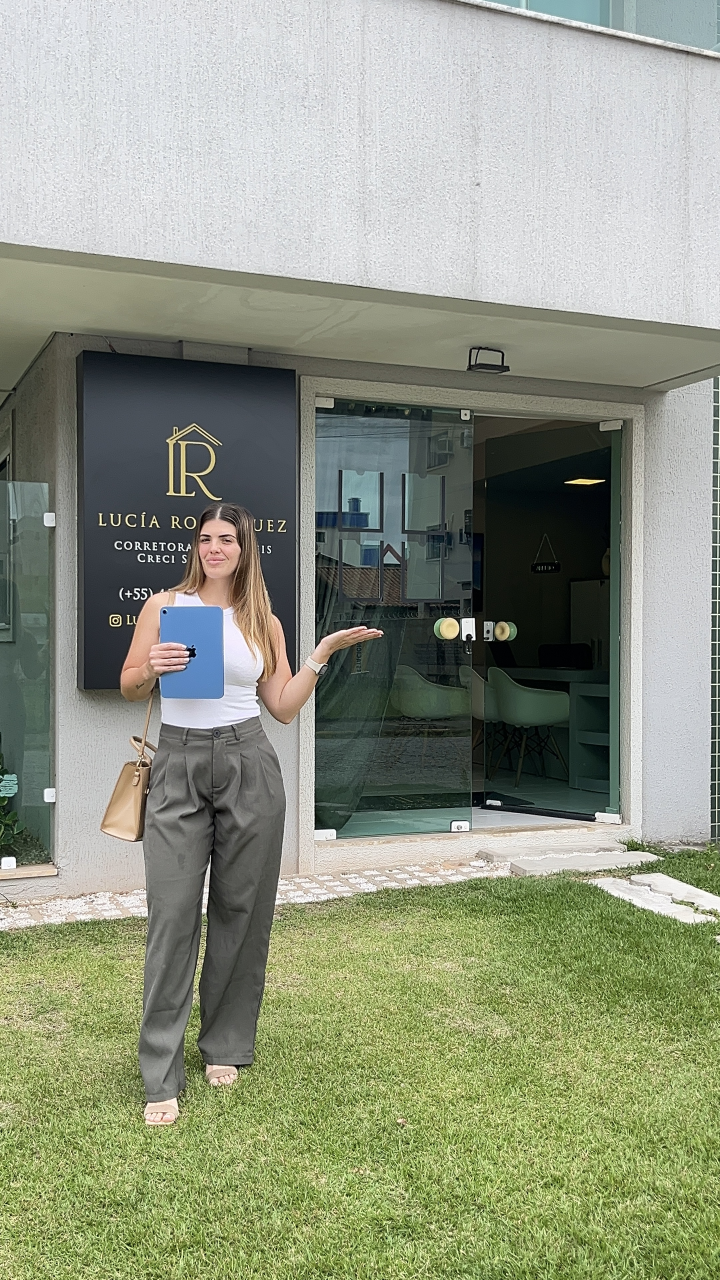
#> input picture LUCIA IA.jpg, 2160 x 3840 px, given in place of f_0005.jpg, which was not available (shown at 1/3 size)
$ python fondo.py 5 5
#> lines starting #> are read from the running program, lines starting #| are printed output that depends on the picture; pictures that were not available may be replaced by others from this repository, and a replacement may not be noted
"""Fondo para CAPRI, fotograma a fotograma: desenfoque PROGRESIVO (real abajo, difuminado camel claro arriba).
- El recorte (public/recorte_edit/) se corta en el borde superior de la mesa (la taza y el móvil son parte de la mesa) con un borde suave.
- Fondo = el fotograma real SIN ella (desenfoque normalizado: los píxeles de ella no cuentan), desenfoque moderado para que se vean la mesa y sus
  elementos, y corrección a tonos camel claros (el panel azul oscuro pasa a camel medio).
Uso: python tools/capri/fondo.py [desde hasta]   (fotogramas 290..1049; escribe public/edit_bg/b_NNNN.jpg y reescribe los recortes)."""
import sys, os, cv2, numpy as np
from PIL import Image
os.makedirs("public/edit_bg", exist_ok=True)
SIGMA = 18
CUT1, CUT2 = 314, 635
def mesa(k):  # fila donde empieza la mesa (borde superior), por escena
    return 1678 if k < CUT1 else 1758 if k < CUT2 else 1632 if k < 1050 else 10 ** 5   # (escena 4: sin mesa) en las escenas 2 y 3 la taza asoma sobre el borde de la mesa y tapa su cuerpo: se corta por su borde superior
def mesa_borde(k):  # borde superior real de la mesa
    return 1678 if k < CUT1 else 1795 if k < CUT2 else 1665
# rampa camel: luminancia -> color (RGB)
STOPS = [(0.0, (128, 94, 60)), (0.25, (178, 130, 84)), (0.5, (212, 168, 114)), (0.78, (236, 211, 170)), (1.0, (250, 239, 216))]
def camel(L):
    xs = [s[0] for s in STOPS]
    return np.dstack([np.interp(L, xs, [s[1][c] for s in STOPS]) for c in range(3)])
def limpio(h, w):
    """Campo camel claro liso (BGR): más claro arriba y en el centro, camel medio hacia la franja de transición; con un poco de ruido para que el JPG no haga bandas."""
    ycoord = np.linspace(0, 1, h, dtype=np.float32)[:, None]
    top, mid = np.array([152, 196, 226], np.float32), np.array([118, 166, 206], np.float32)       # BGR de #E2C498 y #CEA676
    t = np.clip(ycoord / (Y0 / h), 0, 1)
    col = top + (mid - top) * t[..., None] if False else (top[None, None, :] * (1 - t[..., None]) + mid[None, None, :] * t[..., None])
    xx = np.linspace(-1, 1, w, dtype=np.float32)[None, :]
    centro = 1 + 0.05 * np.clip(1 - xx ** 2, 0, 1)                    # centro algo más claro
    f = col * centro[..., None]
    rng = np.random.default_rng(1)
    f = f + rng.normal(0, 1.1, size=f.shape).astype(np.float32)
    return np.clip(f, 0, 255)
Y0, Y1 = 660, 1230      # franja de transición en coordenadas del vídeo: arriba muy borroso y camel, abajo el fondo real (con el encuadre ×1,16 queda hacia la mitad de la pantalla)
NIVELES = [0, 4, 8, 13, 18]
def procesar(k, guardar_recorte=False):
    """Fondo con desenfoque PROGRESIVO: nítido (original) por debajo de Y1, desenfoque creciente hasta σ=18 en Y0 y el tono camel entrando poco a poco.
    Los píxeles de ella no cuentan en el desenfoque (normalizado), así no se mancha el fondo con su color."""
#> called with k = 5, guardar_recorte = False
    im = cv2.imread(f"out/e_all/f_{k:04d}.jpg")
#> im is the input picture: shape (3840, 2160, 3); mean B, G, R 129.1, 149.5, 143.4
    h, w = im.shape[:2]
#> h = 3840; w = 2160
    a = np.asarray(Image.open(f"public/recorte_hq/m_{k:04d}.webp").convert("RGBA"))[..., 3].astype(np.float32) / 255
#> a: shape (3840, 2160) float32; every value is 1
    P = cv2.dilate((a > 0.03).astype(np.uint8), cv2.getStructuringElement(cv2.MORPH_ELLIPSE, (13, 13))).astype(np.float32)
    wgt = 1 - P
#> wgt: shape (3840, 2160) float32; every value is 0
    f = im.astype(np.float32)
    # reserva muy borrosa (1/4 de resolución) para lo que queda bajo ella
    sm = cv2.resize(f, None, fx=0.25, fy=0.25, interpolation=cv2.INTER_AREA); ws = cv2.resize(wgt, (sm.shape[1], sm.shape[0]), interpolation=cv2.INTER_AREA)
#> after `sm = cv2.resize(f, None, fx=0.25, fy=0.25, interpolation=cv2.INTER_ARE`:
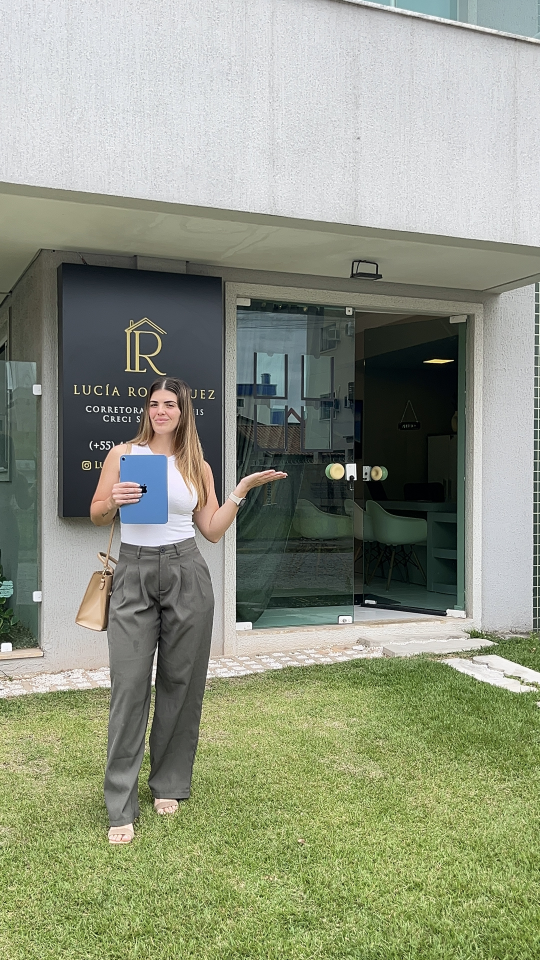
#> sm: shape (960, 540, 3) float32; mean B, G, R 129.1, 149.5, 143.4
#> after `ws = cv2.resize(wgt, (sm.shape[1], sm.shape[0]), interpolation=cv2.INT`: ws: shape (960, 540) float32; every value is 0
    fb = cv2.GaussianBlur(sm * ws[..., None], (0, 0), 70 / 4) / np.maximum(cv2.GaussianBlur(ws, (0, 0), 70 / 4)[..., None], 1e-4)
#> fb: shape (960, 540, 3) float32; every value is 0
    fallback = cv2.resize(fb, (w, h), interpolation=cv2.INTER_CUBIC)
#> fallback: shape (3840, 2160, 3) float32; every value is 0
    prev = fallback
    levels = {}
    for sg in reversed(NIVELES[1:]):          # del más borroso al menos: cada nivel usa el siguiente como reserva
        num = cv2.GaussianBlur(f * wgt[..., None], (0, 0), sg); den = cv2.GaussianBlur(wgt, (0, 0), sg)
        t = np.clip(den / 0.25, 0, 1)[..., None]
        prev = num / np.maximum(den[..., None], 1e-4) * t + prev * (1 - t)
        levels[sg] = prev
#> after the loop, levels = 4 items
    # nivel 0 = fotograma real SIN ella (sustituida por el fondo de alrededor): así, cuando el fondo se desenfoca o se amplía, no queda una copia borrosa de ella
    # asomando bajo su recorte nítido. Anillo de 7 px (menor que el de los niveles borrosos) para que el borde se vea natural.
    P7 = cv2.dilate((a > 0.03).astype(np.uint8), cv2.getStructuringElement(cv2.MORPH_ELLIPSE, (7, 7))).astype(np.float32)
    P7 = cv2.GaussianBlur(P7, (0, 0), 1.5)[..., None]
    levels[0] = f * (1 - P7) + levels[4] * P7
    y = np.arange(h, dtype=np.float32)
#> y = 3840 values from 0 to 3839
    u = np.clip((Y1 - y) / (Y1 - Y0), 0, 1)           # 0 abajo, 1 arriba
    if k >= 1050:
        u = u * 0                                   # plano final (21 s en adelante): fondo real, solo sin ella
    sig = u * NIVELES[-1]
    prog = np.zeros_like(f)
    for j, sg in enumerate(NIVELES):
        onehot = np.zeros(len(NIVELES)); onehot[j] = 1
        wj = np.interp(sig, NIVELES, onehot).astype(np.float32)[:, None, None]
        prog += wj * levels[sg]
    # arriba NO se ve el fondo: degradado liso camel claro (sin panel, sin logo). La franja de transición desenfoca el fondo real poco a poco
    # y lo funde con ese camel; abajo queda el fondo original sin tocar.
    uc = np.clip(u * 1.35, 0, 1)                                      # el camel liso toma el control un poco antes de llegar arriba: no queda ni rastro del logo
    cy = (uc * uc * (3 - 2 * uc))[:, None, None].astype(np.float32)   # transición suave (smoothstep) sobre una franja ancha
#> cy = 3840 values, max 1 at index 0, min 0 at index 1230, mean 0.265
    out = np.clip((1 - cy) * prog + cy * limpio(h, w), 0, 255).astype(np.uint8)
#> in limpio, `top, mid = np.array([152, 196, 226], np.float32), np.array([118, 166, ..`: top = [152, 196, 226]; mid = [118, 166, 206]
#> in limpio, `f = col * centro[..., None]`:
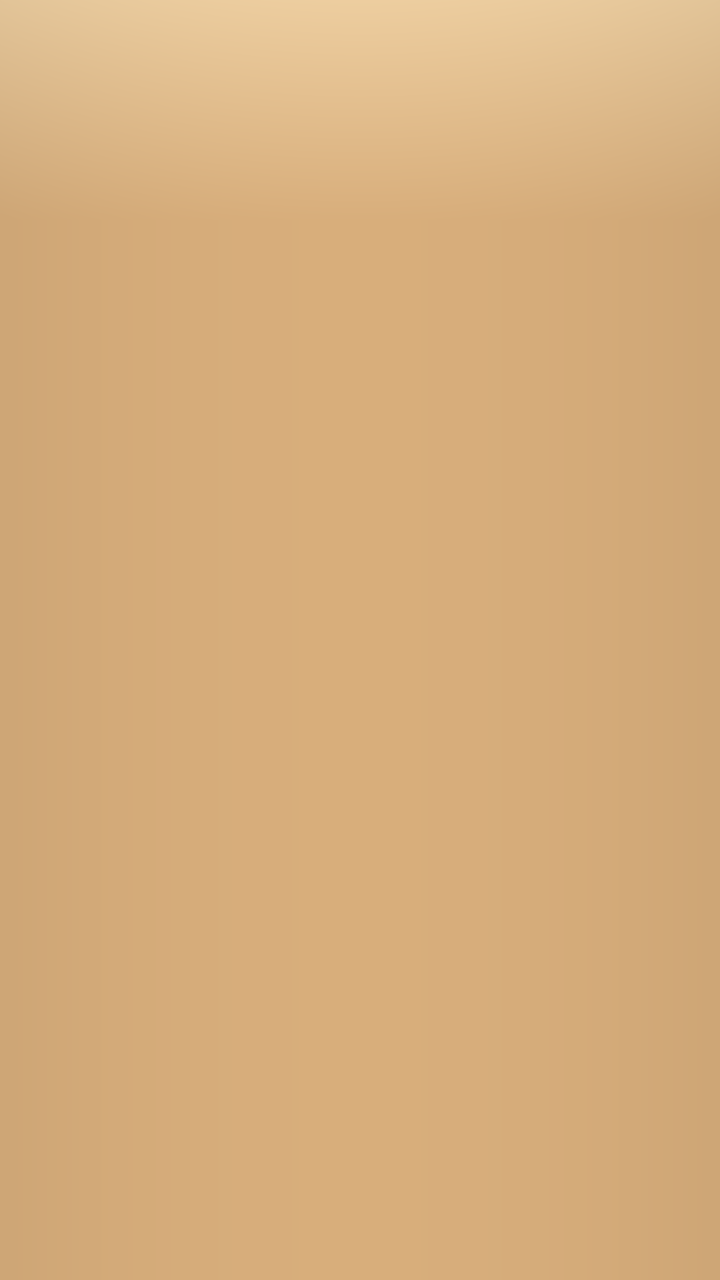
#> f: shape (3840, 2160, 3) float32 (shown at 1/3 size); mean of channels 0, 1, 2 129.8, 166.3, 225; drawn as B, G, R
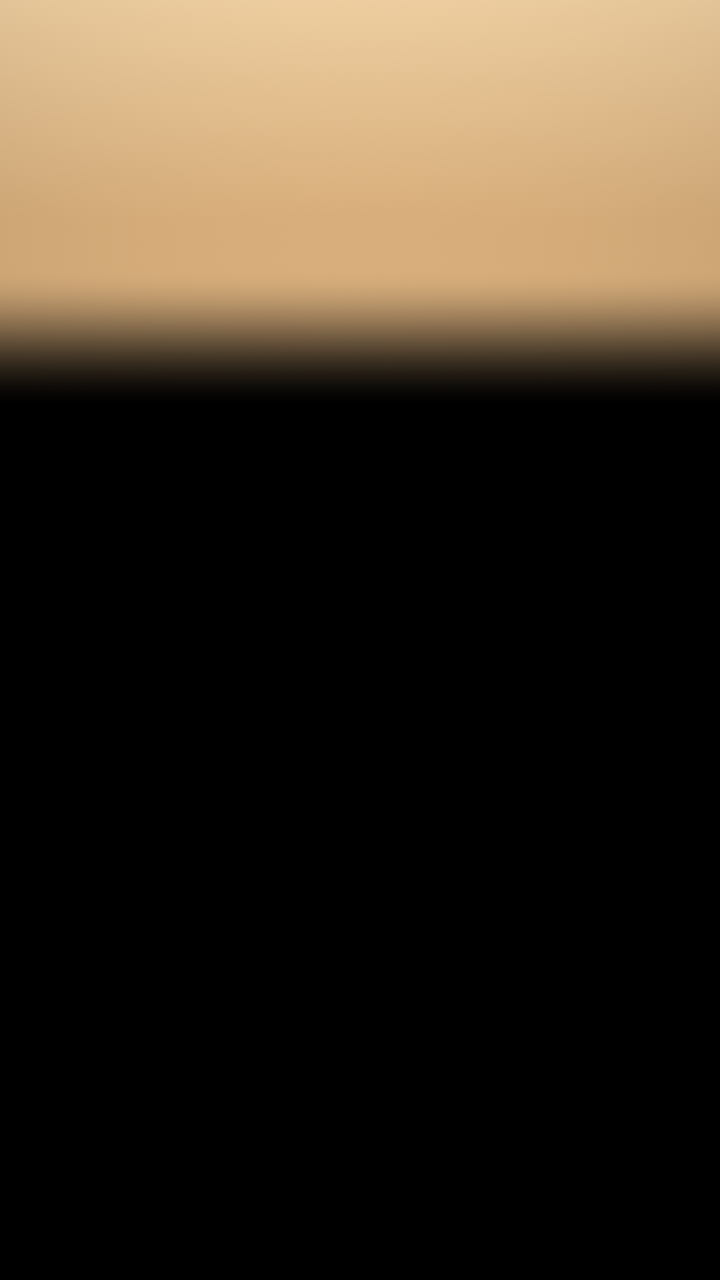
#> out: shape (3840, 2160, 3) (shown at 1/3 size); mean of channels 0, 1, 2 35.2, 48, 58.1; drawn as B, G, R
    cv2.imwrite(f"public/edit_bg/b_{k:04d}.jpg", out, [cv2.IMWRITE_JPEG_QUALITY, 93])
if __name__ == "__main__":
    a, b = (int(sys.argv[1]), int(sys.argv[2])) if len(sys.argv) > 2 else (290, 1049)
    for k in range(a, b + 1):
        procesar(k)
        if k % 50 == 0: print(k, flush=True)
